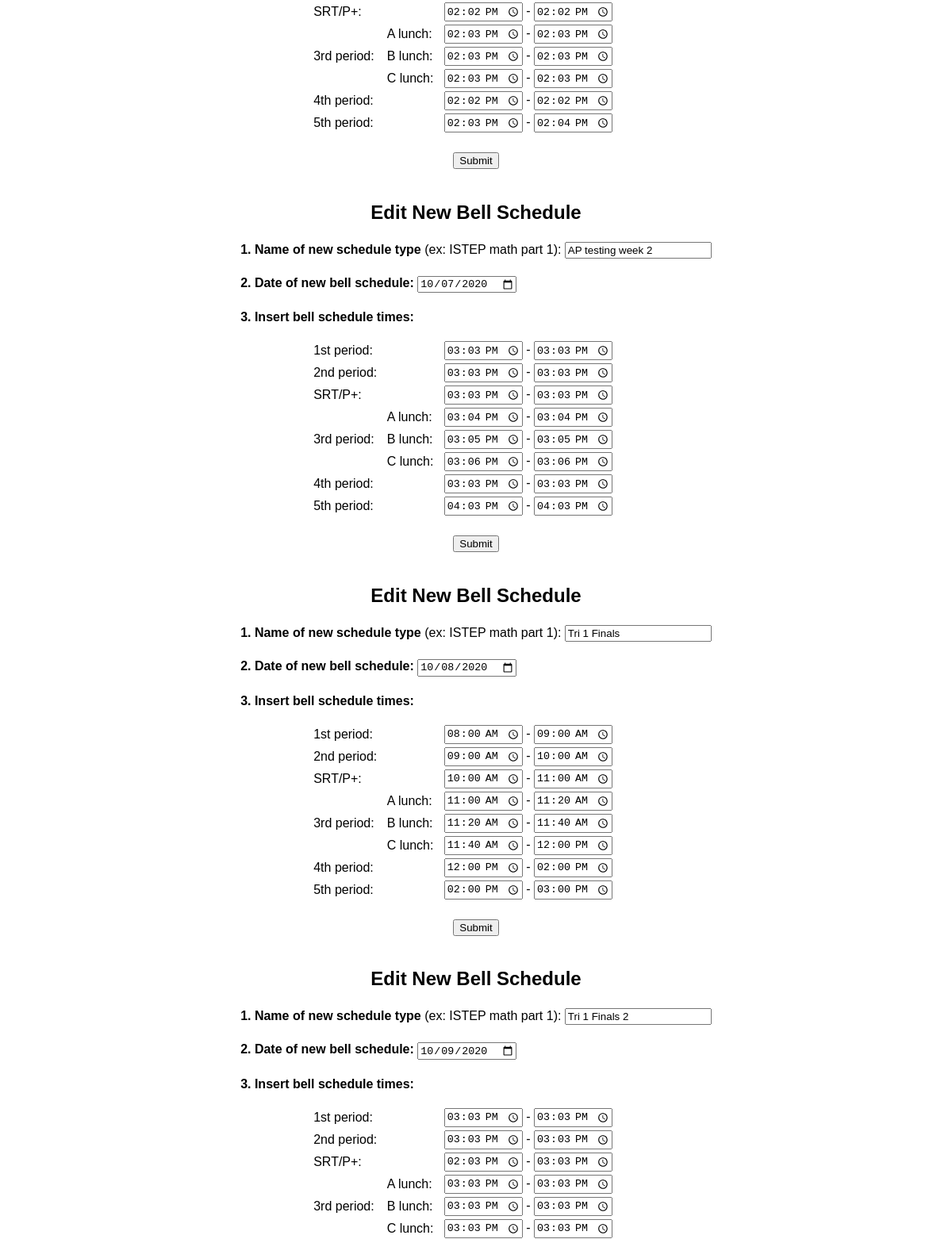
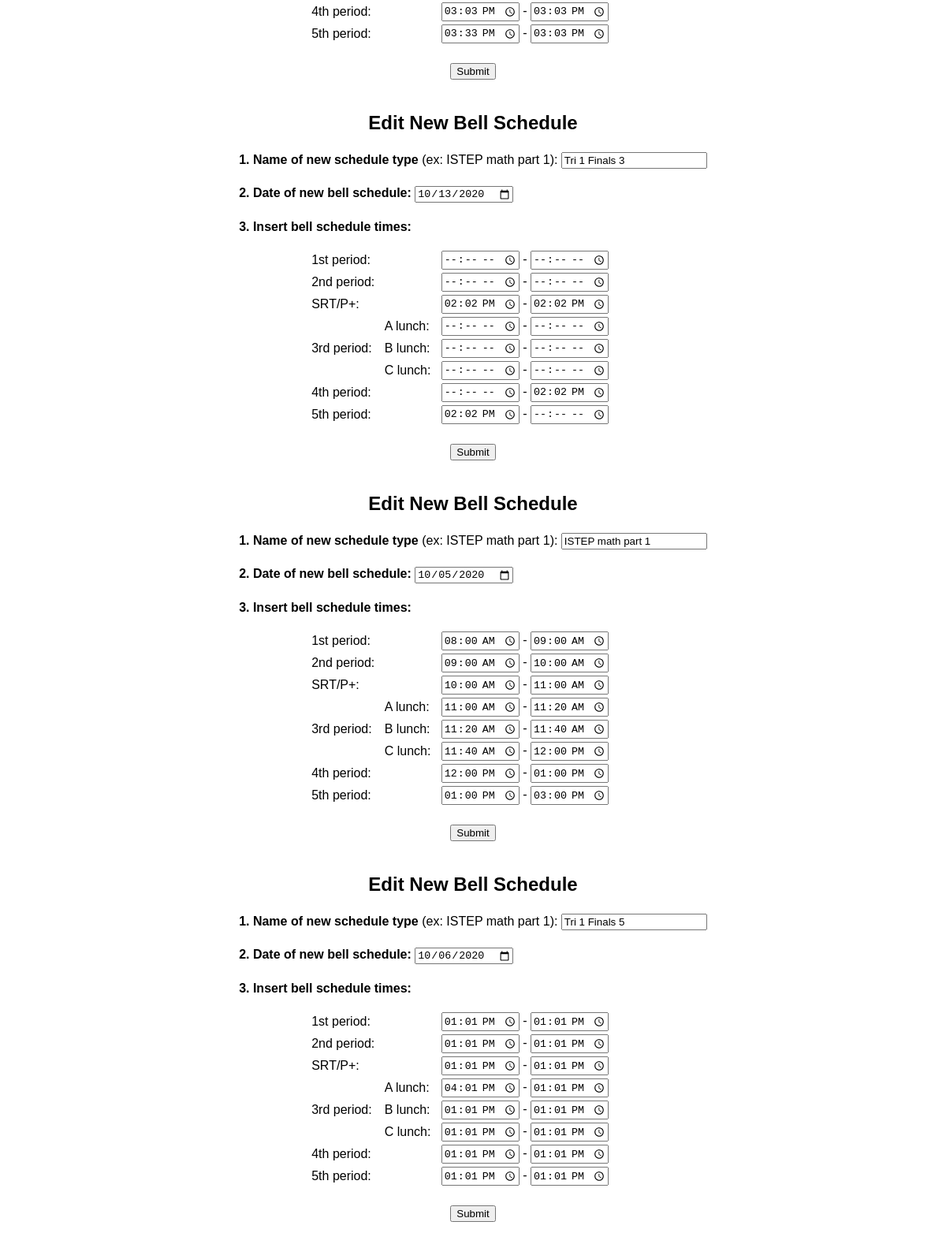
The app's page /editnewschedule.php (signed in, lower part), older data (2 pictures, top to bottom).
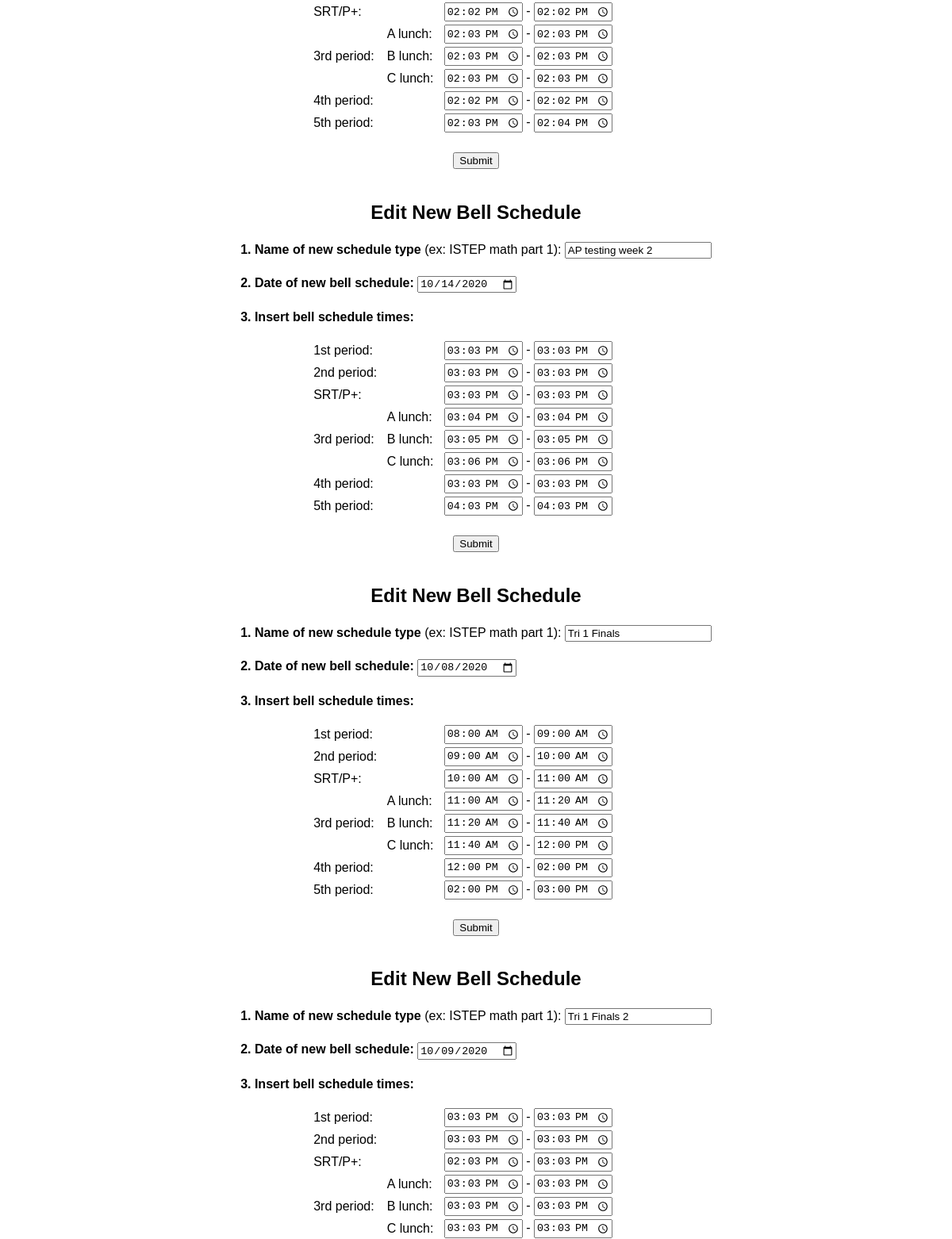
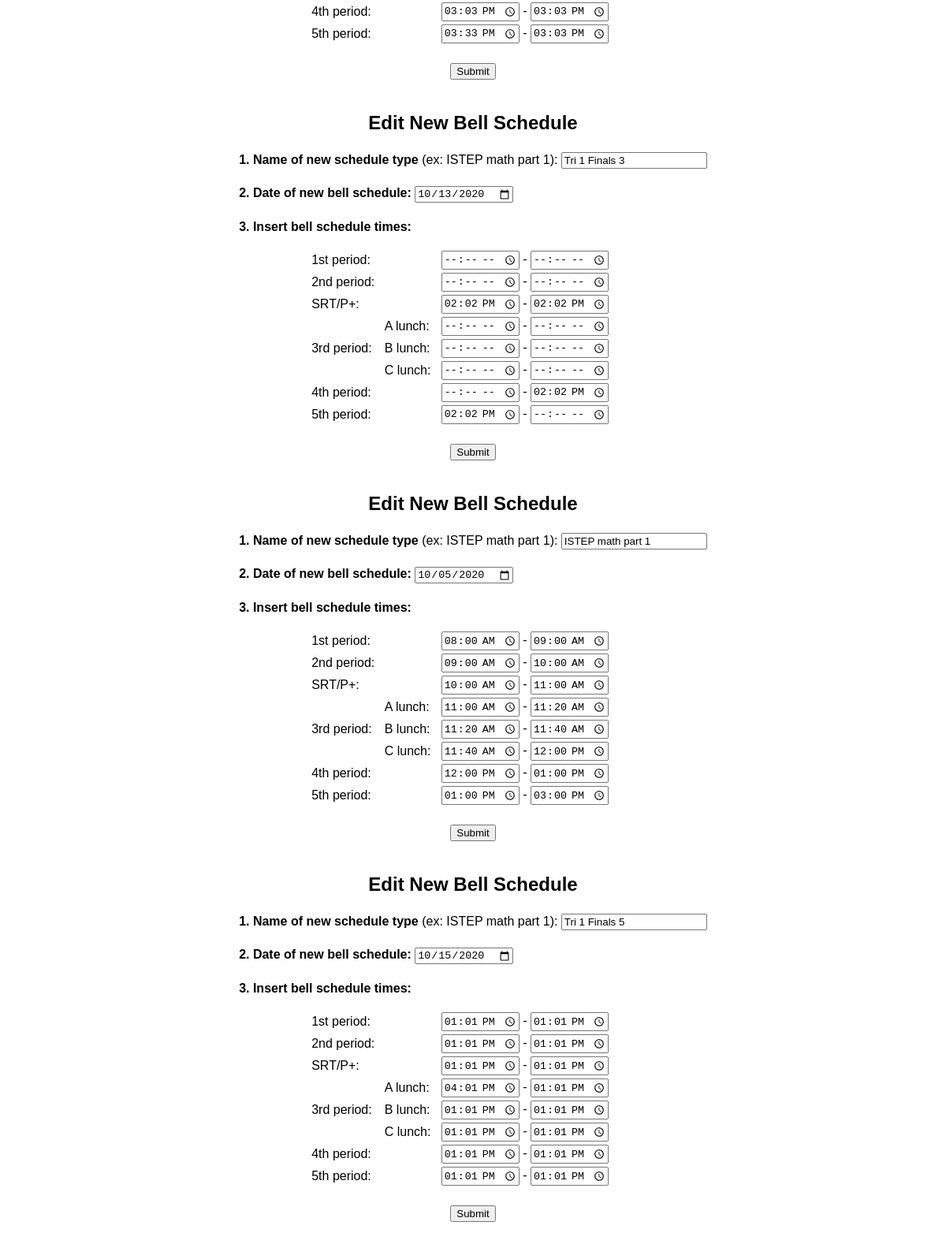
The same page, newer data (2 pictures, top to bottom).
### tables this page shows
CREATE TABLE `schedulechange` (
  `id` int(6) NOT NULL AUTO_INCREMENT,
  `schedule_type` varchar(30) NOT NULL,
  `newscheduledate` varchar(30) NOT NULL,
  `1periodstart` varchar(30) NOT NULL,
  `1periodstop` varchar(30) NOT NULL,
  `2periodstart` varchar(30) NOT NULL,
  `2periodstop` varchar(30) NOT NULL,
  `srtperiodstart` varchar(30) NOT NULL,
  `srtperiodstop` varchar(30) NOT NULL,
  `3periodstart` varchar(30) DEFAULT NULL,
  `3periodstop` varchar(30) DEFAULT NULL,
  `Alunchperiodstart` varchar(30) NOT NULL,
  `Alunchperiodstop` varchar(30) NOT NULL,
  `Blunchperiodstart` varchar(30) NOT NULL,
  `Blunchperiodstop` varchar(30) NOT NULL,
  `Clunchperiodstart` varchar(30) NOT NULL,
  `Clunchperiodstop` varchar(30) NOT NULL,
  `4periodstart` varchar(30) NOT NULL,
  `4periodstop` varchar(30) NOT NULL,
  `5periodstart` varchar(30) NOT NULL,
  `5periodstop` varchar(30) NOT NULL,
  PRIMARY KEY (`id`)
);

### editnewschedule.php (the view, shortened to what this page needs)
<?php
include("includes/header.inc");
?>
<?php
$query = "SELECT * FROM schedulechange";
$result = mysqli_query($dbconnector, $query);
if (mysqli_num_rows($result) > 0) {
  while ($row = mysqli_fetch_assoc($result)) {
    echo "
    <h2 align=center>Edit New Bell Schedule</h2>
<form action = \"handlersubmitnewschedule.php\" method=\"POST\">
<table align=center>
<tr><td><b>1. Name of new schedule type</b> (ex: ISTEP math part 1):
<input type = \"text\" name = \"schedule_type\" value=\"{$row['schedule_type']}\" /><br><br></td></tr>
<tr><td><b>2. Date of new bell schedule:</b>
<input type = \"date\" name = \"newscheduledate\" value=\"{$row['newscheduledate']}\" /><br><br></td></tr>
<tr><td><b>3. Insert bell schedule times:</b><br><br>
<table align=center width=70%>
<tr><td colspan=2>1st period:</td><td>
<input type = \"time\" name = \"1periodstart\" value=\"{$row['1periodstart']}\" /> - <input type = \"time\" name = \"1periodstop\" value=\"{$row['1periodstop']}\" /><br></td></tr>
<tr><td colspan=2>2nd period:</td><td>
<input type = \"time\" name = \"2periodstart\" value=\"{$row['2periodstart']}\" /> - <input type = \"time\" name = \"2periodstop\" value=\"{$row['2periodstop']}\" /><br></td></tr>
<tr><td colspan=2>SRT/P+:</td><td>
<input type = \"time\" name = \"srtperiodstart\" value=\"{$row['srtperiodstart']}\" /> - <input type = \"time\" name = \"srtperiodstop\" value=\"{$row['srtperiodstop']}\" /><br></td></tr>
<tr><td rowspan=3>3rd period:</td>
<td>A lunch:</td><td>
<input type = \"time\" name = \"Alunchperiodstart\" value=\"{$row['Alunchperiodstart']}\" /> - <input type = \"time\" name = \"Alunchperiodstop\" value=\"{$row['Alunchperiodstop']}\" /><br></td></tr>
<tr><td>B lunch:</td><td>
<input type = \"time\" name = \"Blunchperiodstart\" value=\"{$row['Blunchperiodstart']}\" /> - <input type = \"time\" name = \"Blunchperiodstop\" value=\"{$row['Blunchperiodstop']}\" /><br></td></tr>
<tr><td>C lunch:</td><td>
<input type = \"time\" name = \"Clunchperiodstart\" value=\"{$row['Clunchperiodstart']}\" /> - <input type = \"time\" name = \"Clunchperiodstop\" value=\"{$row['Clunchperiodstop']}\" /><br></td></tr>
<tr><td colspan=2>4th period:</td><td>
<input type = \"time\" name = \"4periodstart\" value=\"{$row['4periodstart']}\" /> - <input type = \"time\" name = \"4periodstop\" value=\"{$row['4periodstop']}\" /><br></td></tr>
<tr><td colspan=2>5th period:</td><td>
<input type = \"time\" name = \"5periodstart\" value=\"{$row['5periodstart']}\" /> - <input type = \"time\" name = \"5periodstop\" value=\"{$row['5periodstop']}\" /><br></td></tr>
</table>
</td>
</tr>
<input type = \"hidden\" name=\"id\" value = \"{$row['id']}\" />
<tr><td><br><div style=\"text-align:center\"><input type = \"submit\" value = \"Submit\"><br><br></div></td>
</table>
    </form>";
  }
}
?>
<?php
include("includes/footer.inc");
?>

Row changes from the older to the newer data that the page shows:
changed schedulechange "AP testing week 2": newscheduledate "10/07/2020" → "10/14/2020"
changed schedulechange "Tri 1 Finals 5": newscheduledate "10/06/2020" → "10/15/2020"
